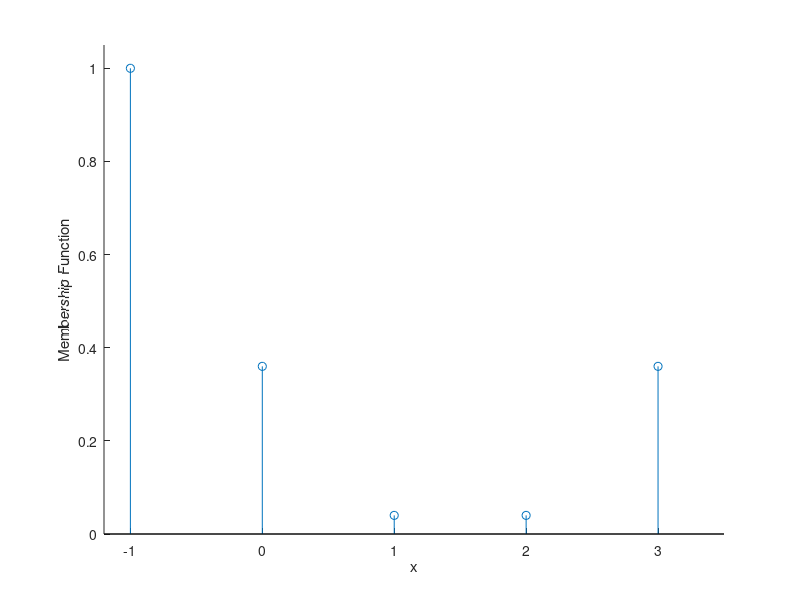

Here is the MATLAB script that generated this plot:
clc;close all;clear;
tic;
x=-1:1:3;
A=0.16*x.^2-0.48*x+0.36;
figure;
stem(x,A);
xmin=min(x);
xmax=max(x);
ymax=max(A);
axis([xmin-0.2,xmax+0.5,0,1.05*ymax]);
xlabel('x');
ylabel('Membership Function');
box off;
toc;
